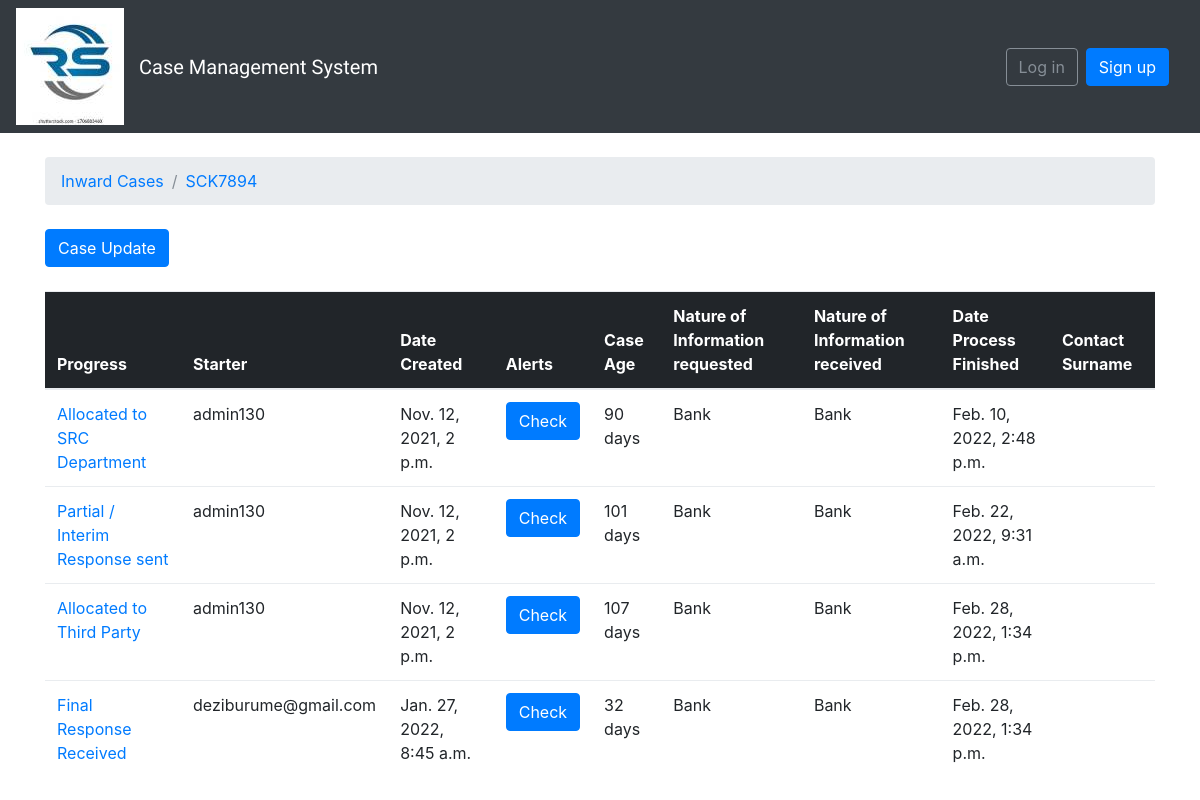
The page /boards/2/ on the database its author committed.
### boards/models.py (models this page shows, shortened)
class Board(models.Model):
    A = "Request for Information"
    B = "Automatic Exchange of Information"
    C = "Spontaneous Exchange of Information"
    D = "Tax Examination Abroad"
    E = "Joint Audit"
    F = "Industry Wide Exchange of Information"
    query_choices = (
        (A, 'Request for Information'), (B, 'Automatic Exchange of Information'),
        (C, 'Spontaneous Exchange of Information'), (D, 'Tax Examination Abroad'), (E, 'Joint Audit'),
        (F, 'Industry Wide Exchange of Information'),
    )
    A = "OECD Model Tax Convention"
    B = "UN Model Tax Convention"
    C = "Global Forum Mutual Administrative Assistance Agreement"
    D = "Global Forum Model Tax Information Exchange Agreement"
    E = "African Tax Administration Forum Mutual Administrative Assistance Agreement"
    F = "Regional instruments and agreements"
    instrument_choices = (
        (A, 'OECD Model Tax Convention'), (B, 'UN Model Tax Convention'),
        (C, 'Global Forum Mutual Administrative Assistance Agreement'),
        (D, 'Global Forum Model Tax Information Exchange Agreement'),
        (E, 'African Tax Administration Forum Mutual Administrative Assistance Agreement'),
        (F, 'Regional instruments and agreements')
    )
    A = "Income Tax"
    B = "Value Added Tax"
    C = "Payroll Taxes"
    D = "Excise Tax"
    E = "Other Tax"
    type_choices = (
        (A, 'Income Tax'), (B, 'Value Added Tax'),
        (C, 'Payroll Taxes'),
        (D, 'Excise Tax'),
        (E, 'Other Tax'),
    )
    A = "Bulk"
    B = "Group"
    C = "Single"
    query_type_choices = (
        (A, 'Bulk'), (B, 'Group'),
        (C, 'Single'),
    )
    tax_period_choices = (
        ('2015', '2015'),
        ('2016', '2016'),
        ('2017', '2017'),
        ('2018', '2018'),
        ('2019', '2019'),
        ('2020', '2020'),
        ('2021', '2021'),
        ('Custom', 'Custom')
    )
    employees_list = []
    user = User.objects.all()
    for i in user:
        a = (str(i), str(i))
        employees_list.append(a)
    employee = models.CharField(max_length=100, choices=employees_list, default="")
    reference = models.CharField(max_length=12, default="SRC.I.", unique=True)
    subject = models.CharField(max_length=100, default="", editable=True)
    instrument = models.CharField(max_length=100, choices=instrument_choices, default=A)
    query = models.CharField(max_length=150, choices=query_choices, default=A)
    query_type = models.CharField(max_length=25, choices=query_type_choices, default=A)
    tax_period = models.CharField(max_length=15, default="", choices=tax_period_choices, editable=True)
    start_tax_period = models.DateField(default="2015-12-12", editable=True)
    end_tax_period = models.DateField(default="2020-12-31", editable=True)
    tax_type = models.CharField(max_length=100, choices=type_choices, default=A)
    if_other_tax_type = models.CharField(max_length=50, default="n/a", editable=True)
    country = CountryField(blank_label='select a country')
    document = models.FileField(upload_to='documents/', default="")

class Topic(models.Model):
    A = "Acknowledgement sent"
    B = "Case rejected"
    C = "Interim report sent"
    D = "Allocated to SRC Department"
    E = "Allocated to Third Party"
    F = "Partial / Interim Response sent"
    G = "Final Response sent"
    H = "Partial / Interim Response Received"
    I = "Final Response Received"
    J = "Case Finalised"
    progress_choices = (
        (A, 'Acknowledgement sent'), (B, 'Case rejected'),
        (C, 'Interim report sent'), (D, 'Allocated to SRC Department'), (E, 'Allocated to Third Party'),
        (F, 'Partial / Interim Response sent'), (G, 'Final Response sent'), (H, 'Partial / Interim Response Received'),
        (I, 'Final Response Received'), (J, 'Case Finalised')
    )
    A = "3 Days"
    B = "30 days"
    C = "60 days"
    D = "90 days"
    E = "120 days"
    F = "180 days"
    G = "360 days"
    span_choices = (
        (A, '3 days'), (B, '30 days'),
        (C, '60 days'), (D, '90 days'), (E, '120 days'),
        (F, '180 days'), (G, '360 days')
    )
    A = "Not Registered"
    B = "Active"
    C = "Inactive"
    D = "In Good Standing"
    E = "Non-Compliant"
    F = "Struck Off"
    G = "Dissolved"
    status_choices = (
        (A, 'Not Registered'), (B, 'Active'),
        (C, 'Inactive'), (D, 'In Good Standing'), (E, 'Non-Compliant'),
        (F, 'Struck Off'), (G, 'Dissolved'), (H, 'Not Applicable'),
    )
    A = "Bank"
    B = "BO"
    C = "Directors"
    D = "Accounting"
    E = "Invoices"
    F = "Agreements"
    G = "Contracts"
    H = "Others"
    information_choices = (
        (A, 'Bank'), (B, 'BO'),
        (C, 'Directors'),
        (D, 'Accounting'),
        (E, 'Invoices'),
        (F, 'Agreements'),
        (G, 'Contracts'),
        (H, 'Others')
    )
    progress = models.CharField(max_length=40, choices=progress_choices, default=A)
    requesting_party_reference_number = models.CharField(max_length=20, default="", editable=True)
    taxpayer_status = models.CharField(max_length=40, choices=status_choices, default=A)
    last_updated = models.DateTimeField(auto_now_add=True)
    case_age = DurationField(blank=True, null=True)
    board = models.ForeignKey(Board, related_name='topics', on_delete=models.CASCADE)
    starter = models.ForeignKey(User, related_name='topics', on_delete=models.CASCADE)
    nature_of_information_requested = MultiSelectField(choices=information_choices)
    nature_of_information_received = MultiSelectField(choices=information_choices)
    date_received = models.DateField(auto_now_add=True)
    date_created = models.DateTimeField(auto_now_add=True)
    date_process_finished = models.DateTimeField(auto_now=True)
    time_to_completion = models.CharField(max_length=35, choices=span_choices, default=A)
    point_of_contact_name = models.CharField(max_length=150, default="", editable=True)
    others = models.CharField(max_length=60, default="", editable=True)
    point_of_contact_email = models.CharField(max_length=250, default="", editable=True)
    point_of_contact_telephone1 = models.CharField(max_length=150, blank=True, default="0123430000", editable=True)
    point_of_contact_telephone2 = models.CharField(max_length=150, blank=True, default="0123430001", editable=True)
    total = models.DurationField(blank=True, null=True)
    def whenlasted(self):
        diff = self.date_process_finished - self.date_created
        if diff.days == 0 and 0 <= diff.seconds < 60:
            seconds = diff.seconds
            if seconds == 1:
                return str(seconds) + "second"
            else:
                return str(seconds) + " seconds"
        if diff.days == 0 and 60 <= diff.seconds < 3600:
            minutes = math.floor(diff.seconds / 60)
            if minutes == 1:
                return str(minutes) + " minute"
            else:
                return str(minutes) + " minutes"
        if diff.days == 0 and 3600 <= diff.seconds < 86400:
            hours = math.floor(diff.seconds / 3600)
            if hours == 1:
                return str(hours) + " hour"
            else:
                return str(hours) + " hours"
        if 1 <= diff.days < 365:
            days = diff.days
            if days == 1:
                return str(days) + " day"
            else:
                return str(days) + " days"

### boards/views.py (the view)
# urls.py: re_path(r'^boards/(?P<pk>\d+)/$', views.board_topics, name='board_topics'),
def board_topics(request, pk):
    board = get_object_or_404(Board, pk=pk)
    topics = board.topics.order_by('last_updated')
    return render(request, 'topics.html', {'board': board, 'topics': topics})

### templates/topics.html (shortened to what this page needs)
{% extends 'base.html' %}
{% block breadcrumb %}
  <li class="breadcrumb-item"><a href="{% url 'boards' %}">Inward Cases</a></li>
  <li class="breadcrumb-item active"><a href="{% url 'boards' %}">{{ board.reference }}</li>
{% endblock %}
{% block content %}
  <div class="mb-4">
    <a href="{% url 'new_topic' board.pk %}" class="btn btn-primary">Case Update</a>
  </div>
  <table class="table">
    <thead class="thead-inverse">
      <tr>
        <th>Progress</th>
        <th>Starter</th>
        <th>Date Created</th>
        <th>Alerts</th>
        <th>Case Age</th>
        <th>Nature of Information requested</th>
        <th>Nature of Information received</th>
        <th>Date Process Finished</th>
        <th>Contact Surname</th>
      </tr>
    </thead>
    <tbody>
      {% for topic in topics %}
        <tr>
          <td><a href="{% url 'topic_posts' board.pk topic.pk %}">{{ topic.progress }}</a></td>
          <td>{{ topic.starter.username }}</td>
          <td>{{ topic.date_created }}</td>
          <td><a href="{% url 'topic_alerts' board.pk topic.pk %}" class="btn btn-primary">Check</a></td>
          <td>{{ topic.whenlasted }}</td>
          <td>{{ topic.nature_of_information_requested }}</td>
          <td>{{ topic.nature_of_information_received }}</td>
          <td>{{ topic.date_process_finished }}</td>
          <td>{{ topic.point_of_contact_surname }}</td>
        </tr>
      {% endfor %}
    </tbody>
  </table>
{% endblock %}

### rows shown on the page
Board: reference "SCK7894"
Topic: progress "Allocated to SRC Department", starter.username "admin130", date_created "Nov. 12, 2021, 2 p.m.", whenlasted "90 days", nature_of_information_requested "Bank", nature_of_information_received "Bank", date_process_finished "Feb. 10, 2022, 2:48 p.m."
Topic: progress "Partial / Interim Response sent", starter.username "admin130", date_created "Nov. 12, 2021, 2 p.m.", whenlasted "101 days", nature_of_information_requested "Bank", nature_of_information_received "Bank", date_process_finished "Feb. 22, 2022, 9:31 a.m."
Topic: progress "Allocated to Third Party", starter.username "admin130", date_created "Nov. 12, 2021, 2 p.m.", whenlasted "107 days", nature_of_information_requested "Bank", nature_of_information_received "Bank", date_process_finished "Feb. 28, 2022, 1:34 p.m."
Topic: progress "Final Response Received", starter.username "deziburume@gmail.com", date_created "Jan. 27, 2022, 8:45 a.m.", whenlasted "32 days", nature_of_information_requested "Bank", nature_of_information_received "Bank", date_process_finished "Feb. 28, 2022, 1:34 p.m."
